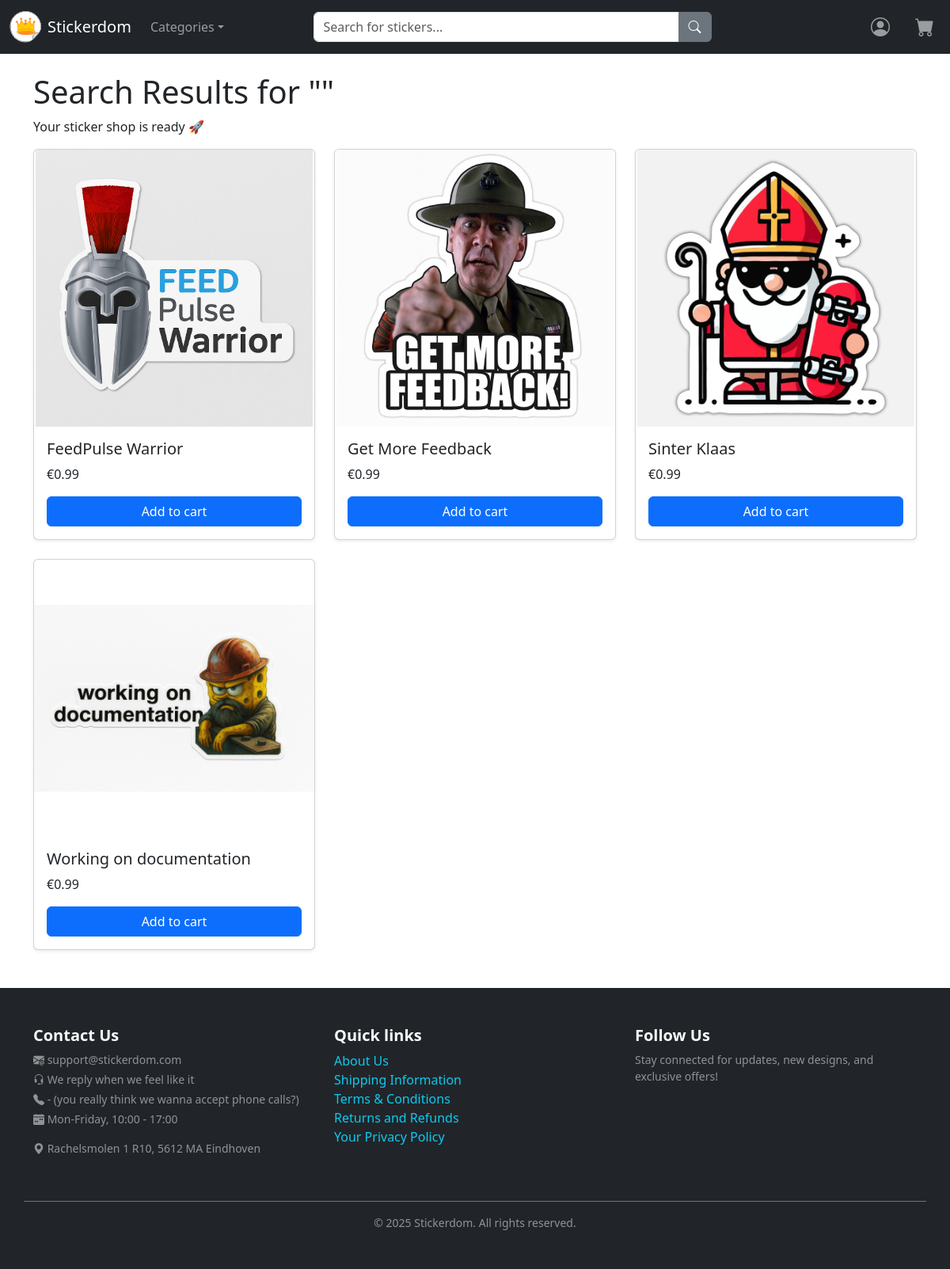
Screenshot of /search with the database file from the repository.
### app.py (models this page shows)
class Sticker(db.Model):
    id = db.Column(db.Integer, primary_key=True)
    name = db.Column(db.String(100), unique=True, nullable=False)
    price = db.Column(db.Float, nullable=True)
    category_id = db.Column(db.Integer, db.ForeignKey('category.id'), nullable=False)
    description = db.Column(db.String(255), nullable=True)
    image_path = db.Column(db.String(255), nullable=False)
    is_custom = db.Column(db.Boolean, nullable=True)#not neeeded
    order_items = db.relationship('OrderItem', backref='sticker', lazy=True)

### app.py (the view)
@app.route('/search', methods=["GET", "POST"])
def search():
    if request.method == "POST":
        query = request.form.get('search', '')
    else:
        query = ''
    search_results = Sticker.query.filter(Sticker.name.ilike(f"%{query}%")).all()
    return render_template("search_results.html", search_results=search_results, query=query)

### app.py (called while the page is built)
@app.context_processor
def inject_user():
    user = None
    if 'user_id' in session:
        user = User.query.get(session['user_id'])
    return dict(user=user)

@app.context_processor
def inject_categories():
    categories = Category.query.order_by(Category.name).all()
    return dict(categories=categories)

### templates/search_results.html (shortened to what this page needs)
{% extends "base.html" %}
{% block content %}
<h1>Search Results for "{{ query }}"</h1>
<p>Your sticker shop is ready 🚀</p>
    {% if search_results %}
        <div class="row g-4">
            {% for sticker in search_results %}
                <div class="col-md-4">
                    <div class="card shadow-sm h-100">
                    <img src="{{url_for('static', filename='images/stickers/' ~ sticker.image_path)}}"
                    class="card-img-top" alt="{{sticker.name}}" style="height:350px; object-fit:scale-down;">
                    <div class="card-body">
                        <h5 class="card-title">{{sticker.name}}</h5>
                        <p class="card-text">€{{sticker.price}}</p>
                        <form action="/add_to_cart" method="POST">
                            <button type="submit" class="btn btn-primary w-100">
                                Add to cart
                            </button>
                        </form>
                    </div>
                    </div>
                </div>
            {% endfor %}
        </div>
    {% else %}
        <p class="text-muted">No stickers found matching your search.</p>
    {% endif %}
{% endblock %}

### static/styles.css (style rules this page uses)
html, body { height: 100%; }

### rows the page displays
Sticker: image_path (picture), name "FeedPulse Warrior", price "0.99"
Sticker: image_path (picture), name "Get More Feedback", price "0.99"
Sticker: image_path (picture), name "Sinter Klaas", price "0.99"
Sticker: image_path (picture), name "Working on documentation", price "0.99"
